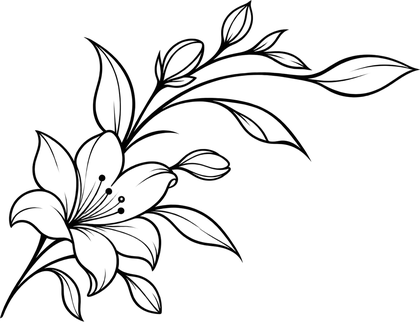
#> input picture src/assets/motif-lys.webp, 420 x 322 px
$ python prepare-motif.py ../src/assets/motif-lys.webp
#> lines starting #> are read from the running program, lines starting #| are printed output that depends on the picture
#!/usr/bin/env python3
"""
Prépare les trois fragments de lys repris dans les angles des blocs.

Le fichier fourni est déjà un PNG transparent au trait noir pur : rien à
détourer. Trois choses seulement.

Il est réduit à 420 px de large et enregistré en **WebP sans perte**,
la forme portée par l'alpha.

420 px, c'est moins que le double de la plus grande taille d'affichage
(340 px), et c'est assumé : ces dessins sont posés à 10 % d'opacité. En
comparant, à la taille réellement affichée sur un écran à double densité,
la version 420 px à la version pleine résolution, l'écart de rendu est de
0,25 sur 255 en moyenne et de 8,9 au pire pixel. Invisible. Le PNG, lui,
pesait 166 Ko pour les trois — dont 137 chargés dès le premier écran, pour
de l'ornement.

C'est ce que lit un masque CSS. Le réflexe d'enregistrer la silhouette en
luminance produit une image opaque, donc un masque qui ne masque rien :
la page affiche un rectangle plein à la place du dessin. Le décor tirant
sa couleur de la feuille de style, les canaux de couleur du fichier ne
servent à rien et partent à zéro.

Le WebP est **sans perte** : l'alpha est la forme elle-même, et une
compression avec perte y ferait baver les contours pour quelques
kilo-octets.

La troisième, c'est le **halo**. Un fragment prélevé au rectangle dans un
dessin d'un seul tenant est coupé quelque part, et une coupe franche se
voit : elle passe au milieu d'un pétale et le dessin a l'air cassé. La
fleur est donc détourée par un halo — pleine au centre, éteinte avant le
bord — si bien que la fleur reste entière et que ce sont la tige et les
feuilles qui se dissipent. Une tige qui s'efface se lit comme une tige
qui continue ; un pétale tranché, non.

Deux conditions pour que ça marche, et la seconde est vérifiée à la
sortie parce qu'elle avait été manquée une première fois :

  · le halo travaille sur le dessin **entier**, élargi d'une marge
    transparente. Découper d'abord puis fondre ensuite ne sert à rien :
    c'est la découpe qui tranche, et le fondu arrive trop tard ;
  · le dessin doit s'éteindre **avant** le bord du fichier. Le contrôle
    plus bas relit les quatre bords de chaque sortie et refuse d'écrire
    si l'encre y est encore visible. Le dessin d'origine, lui, ne touche
    pas son propre cadre : son encre s'arrête à 27 px du plus proche.

    pip install Pillow numpy
    python3 scripts/prepare-motif.py brand/motif-lys-original.png
"""
import pathlib
import sys

import numpy as np
from PIL import Image

# Trois découpes du même dessin. Reprendre le motif entier à chaque bloc
# le transformerait en tampon ; on prélève donc des fragments, et chaque
# emploi change en plus de coin, d'échelle et de couleur. Les boîtes sont
# relevées sur la source, dont la structure est stable : la fleur occupe
# le bas-gauche, la tige monte vers le haut-droite.
#
# `halo` : (cx, cy, plein, nul) en coordonnées de la source — opaque
# jusqu'au rayon `plein`, éteint à partir de `nul`. Le centre est celui
# de la fleur, là où convergent les étamines ; `plein` couvre le pétale
# le plus long (365 px), `nul` laisse 180 px pour se dissiper.
DECOUPES = {
    # le rameau entier
    'motif-lys.webp': dict(boite=None, largeur=420),
    # boutons et feuilles
    'motif-lys-branche.webp': dict(boite=(500, 0, 1430, 430), largeur=420),
    # la fleur entière, dissipée dans sa tige
    'motif-lys-fleur.webp': dict(boite=None, largeur=420, halo=(295, 740, 380, 560)),
}
# Les fragments vivent dans `src/`, pas dans `public/`. Un fichier de
# `public/` est servi sous le nom qu'on lui donne : son URL ne change
# jamais, donc un navigateur qui en a gardé une version l'affiche encore
# longtemps après qu'on l'a corrigée — c'est arrivé, et la correction est
# restée invisible sur les téléphones qui avaient déjà vu la page. Passés
# par `src/`, ils reçoivent une empreinte de contenu dans leur nom : à
# contenu changé, adresse changée, et plus rien à purger.
SORTIE = pathlib.Path('src/assets')

# Seuil de rognage. Bas pour un fragment au halo, dont la fin du dégradé
# est justement ce qui évite la coupe ; celui d'origine pour les autres,
# qui n'ont pas de dégradé à préserver.
SEUIL_HALO = 2
SEUIL_FRANC = 6

# Au-delà, l'encre sur un bord du fichier se voit comme un trait coupé.
# 6 sur 255, et le décor n'étant posé qu'à 10 % d'opacité, il en reste
# deux millièmes.
BORD_MAX = 8


def pose_halo(alpha: np.ndarray, reglage) -> np.ndarray:
    """Éteint le dessin autour d'un centre, sur un cadre élargi d'autant."""
    cx, cy, plein, nul = reglage
    marge = int(np.ceil(nul)) + 8
    h, w = alpha.shape
    large = np.zeros((h + 2 * marge, w + 2 * marge), np.float32)
    large[marge : marge + h, marge : marge + w] = alpha
    yy, xx = np.mgrid[-marge : h + marge, -marge : w + marge]
    return large * np.clip((nul - np.hypot(xx - cx, yy - cy)) / (nul - plein), 0, 1)


def bord_max(a: np.ndarray) -> float:
    return float(max(a[0].max(), a[-1].max(), a[:, 0].max(), a[:, -1].max()))


def main(src: str) -> None:
#> called with src = '../src/assets/motif-lys.webp'
    source = Image.open(src).convert('RGBA')
#> source is the input picture: PIL image 420x322 RGBA; mean R, G, B, A 0, 0, 0, 20.5

    for nom, reglages in DECOUPES.items():
        boite = reglages['boite'] or (0, 0, source.width, source.height)
        a = np.asarray(source.crop(boite))[:, :, 3].astype(np.float32)

        if 'halo' in reglages:
            a = pose_halo(a, reglages['halo'])

        # Rogner au dessin : une découpe laisse toujours du vide autour,
        # et une marge invisible fausserait le placement dans la page.
        seuil = SEUIL_HALO if 'halo' in reglages else SEUIL_FRANC
        ys, xs = np.nonzero(a > seuil)
        a = a[ys.min() : ys.max() + 1, xs.min() : xs.max() + 1]

        largeur = reglages['largeur']
        im = Image.fromarray(np.clip(a, 0, 255).astype(np.uint8), 'L')
        im = im.resize((largeur, round(im.height * largeur / im.width)), Image.LANCZOS)

        fini = np.asarray(im)
        if 'halo' in reglages and bord_max(fini) > BORD_MAX:
            raise SystemExit(
                f'{nom} : le dessin touche encore le bord du fichier '
                f'({bord_max(fini):.0f} sur 255, maximum admis {BORD_MAX}). '
                f'Élargir le halo, ou le recentrer.'
            )

        out = SORTIE / nom
        Image.fromarray(np.dstack([np.zeros_like(fini), fini]), 'LA').save(out, lossless=True)
        # Le bord n'est relevé que pour les fragments au halo. Les deux
        # autres sont posés en débordant volontairement de leur bloc :
        # chez eux, de l'encre au bord est le résultat cherché.
        controle = f'   bord {bord_max(fini):.0f}/255' if 'halo' in reglages else ''
        print(f'{out}  {im.width}x{im.height}  {out.stat().st_size / 1024:.0f} Ko'
              f'{controle}   -> aspect-ratio: {im.width} / {im.height}')
#> this loop made 1 pass
#> controle on pass 1: ''
#> pass 1, in main, `a = np.asarray(source.crop(boite))[:, :, 3].astype(np.float32)`:
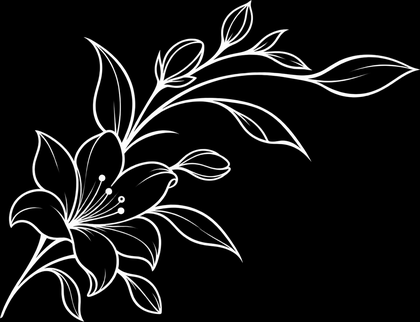
#> a: shape (322, 420) float32; min 0, max 255, mean 20.5


if __name__ == '__main__':
    if len(sys.argv) != 2:
        sys.exit(__doc__)
#> (the run stopped early here; a loop or call above may not have finished)

$ run again, with brand/motif-lys-original.png saved as src/assets/motif-lys.webp
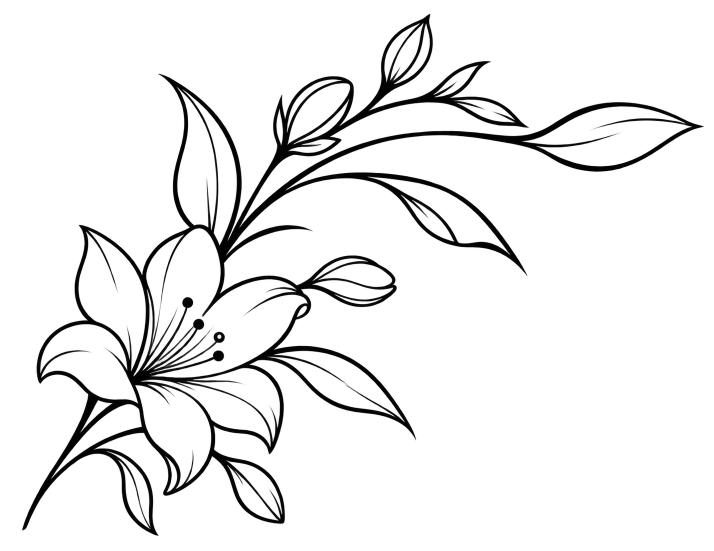
#> input picture brand/motif-lys-original.png, 1428 x 1101 px (shown at 1/2 size)
#> in main, source is the input picture: PIL image 1428x1101 RGBA; mean R, G, B, A 0, 0, 0, 18.3
#> the loop in main, `for nom, reglages in DECOUPES.items():` made 1 pass
#> controle on pass 1: ''
#> pass 1, in main, `a = np.asarray(source.crop(boite))[:, :, 3].astype(np.float32)`:
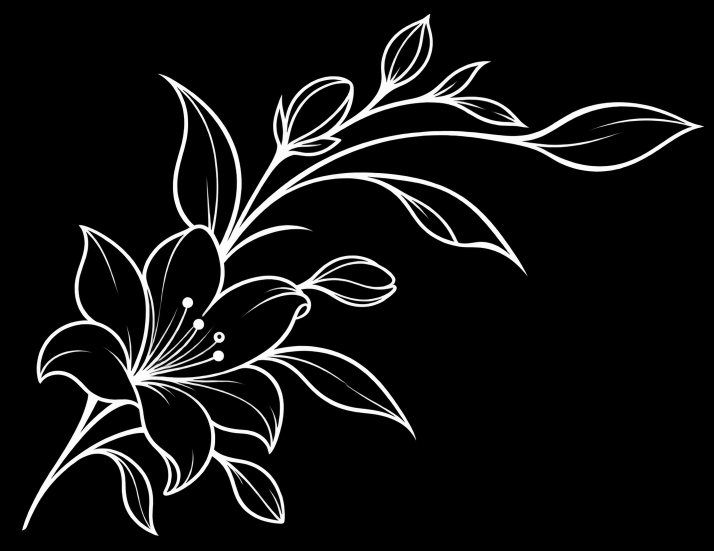
#> a: shape (1101, 1428) float32 (shown at 1/2 size); min 0, max 255, mean 18.3
#> pass 1, in main, `a = a[ys.min() : ys.max() + 1, xs.min() : xs.max() + 1]`:
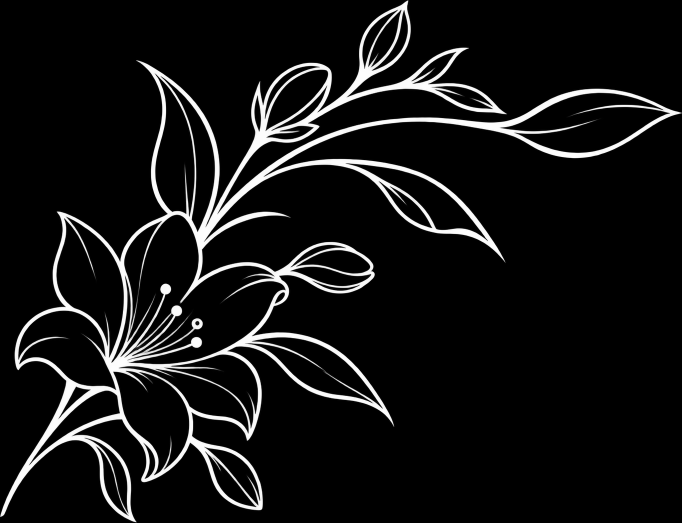
#> a: shape (1046, 1364) float32 (shown at 1/2 size); min 0, max 255, mean 20.2
